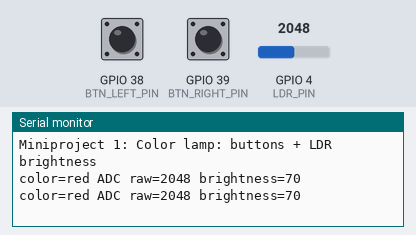
A program run on a simulated ESP32-S3. On the bench: the last lines printed to the serial monitor. The test bench sets the inputs (shaded band); at power-on: GPIO 38 (BTN_LEFT_PIN) HIGH, GPIO 4 (LDR_PIN) = 2048, GPIO 39 (BTN_RIGHT_PIN) HIGH.

Above: at 1.5 s.
1.6 s: GPIO 38 (BTN_LEFT_PIN) pulled LOW for 0.15 s
At 2.4 s:
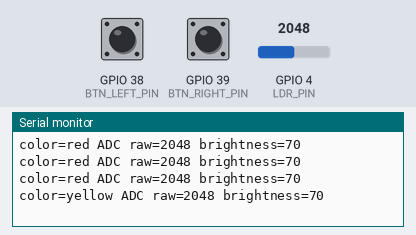
4.0 s: GPIO 38 (BTN_LEFT_PIN) pulled LOW for 1 s
At 4.9 s:
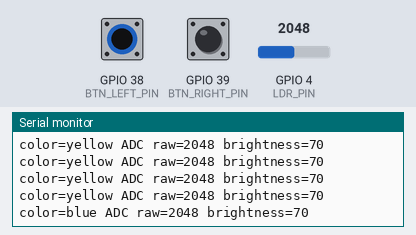
6.5 s: GPIO 38 (BTN_LEFT_PIN) pulled LOW for 0.15 s
At 7.4 s:
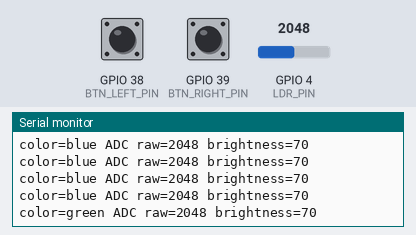
9.0 s: GPIO 4 (LDR_PIN) set to 2866
At 9.31 s:
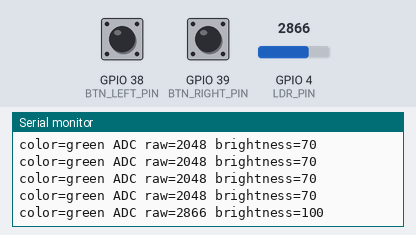
10.5 s: GPIO 39 (BTN_RIGHT_PIN) pulled LOW for 0.15 s
At 11.4 s:
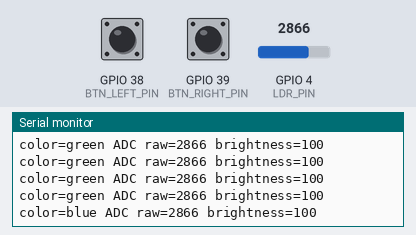
12.1 s: GPIO 39 (BTN_RIGHT_PIN) pulled LOW for 1 s
At 12.9 s:
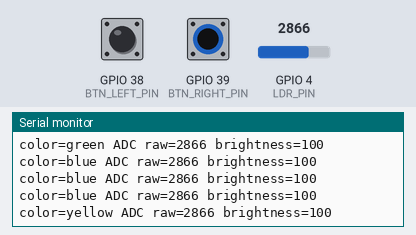

Measured:
- after the input at 1.6 s, the serial monitor: prints a new line after 0.40 s (image 1)
- after the input at 4.0 s, the serial monitor: prints a new line after 0.50 s (image 2)
- after the input at 6.5 s, the serial monitor: prints a new line after 0.50 s (image 3)
- after the input at 9.0 s, the serial monitor: prints a new line at once (image 4)
- after the input at 10.5 s, the serial monitor: prints a new line after 0.50 s (image 5)
- after the input at 12.1 s, the serial monitor: prints a new line after 0.41 s (image 6)

The program:

main.cpp
```cpp
#include <Arduino.h>

#define BTN_LEFT_PIN 38
#define BTN_RIGHT_PIN 39
#define LDR_PIN 4

const unsigned long DEBOUNCE_MS = 30;

const int RAW_LIGHT = 250;
const int RAW_DARK = 5000;
const uint8_t LEVELS[] = { 0, 10, 20, 30, 40, 50, 60, 70, 80, 90, 100, 110, 120, 130, 140, 150, 160, 170, 180 };
const int NUM_LEVELS = sizeof(LEVELS) / sizeof(LEVELS[0]);

struct Color {
  const char *name;
  uint8_t r, g, b;
};

const Color COLORS[] = {
    {"red", 255, 0, 0},
    {"green", 0, 255, 0},
    {"blue", 0, 0, 255},
    {"yellow", 255, 160, 0},
};
const int NUM_COLORS = sizeof(COLORS) / sizeof(COLORS[0]);

bool debounceStep(uint8_t pin, bool &raw, bool &stable, unsigned long &lastChange) {
  bool reading = (digitalRead(pin) == LOW);

  if (reading != raw) {
    lastChange = millis();
    raw = reading;
  }

  if (millis() - lastChange > DEBOUNCE_MS) {
    stable = raw;
  }
  return stable;
}

bool leftRaw = false, leftStable = false, leftPrev = false;
unsigned long leftLastChange = 0;

bool rightRaw = false, rightStable = false, rightPrev = false;
unsigned long rightLastChange = 0;

int colorIndex = 0;
int brightness = LEVELS[0];
unsigned long lastLogMs = 0;
int lastRaw = 0;

void updateLed() {
  const Color &c = COLORS[colorIndex];
  neopixelWrite(RGB_BUILTIN, c.r * brightness / 255, c.g * brightness / 255, c.b * brightness / 255);
}

void setup() {
  Serial.begin(115200);
  delay(300);
  Serial.println("Miniproject 1: Color lamp: buttons + LDR brightness");

  pinMode(BTN_LEFT_PIN, INPUT_PULLUP);
  pinMode(BTN_RIGHT_PIN, INPUT_PULLUP);

  // updateLed();
}

void loop() {
  // натиснув праву кнопку
  bool rightNow = debounceStep(BTN_RIGHT_PIN, rightRaw, rightStable, rightLastChange);
  if (rightNow && !rightPrev) {
    colorIndex = (colorIndex + 1) % NUM_COLORS;
    updateLed();
  }
  rightPrev = rightNow;

  // натиснув ліву кнопку
  bool leftNow = debounceStep(BTN_LEFT_PIN, leftRaw, leftStable, leftLastChange);
  if (leftNow && !leftPrev) {
    colorIndex = (colorIndex + NUM_COLORS - 1) % NUM_COLORS;
    updateLed();
  }
  leftPrev = leftNow;

  // читаємо значення фоторезистора
  lastRaw = analogRead(LDR_PIN);

  int level = map(lastRaw, RAW_LIGHT, RAW_DARK, 0, NUM_LEVELS);
  level = constrain(level, 0, NUM_LEVELS - 1);

  if (LEVELS[level] != brightness) {
    brightness = LEVELS[level];
    updateLed();
  }

  if (millis() - lastLogMs >= 500) {
    lastLogMs = millis();
    Serial.printf("color=%s ADC raw=%d brightness=%d\n", COLORS[colorIndex].name, lastRaw, brightness);
  }
}
```
